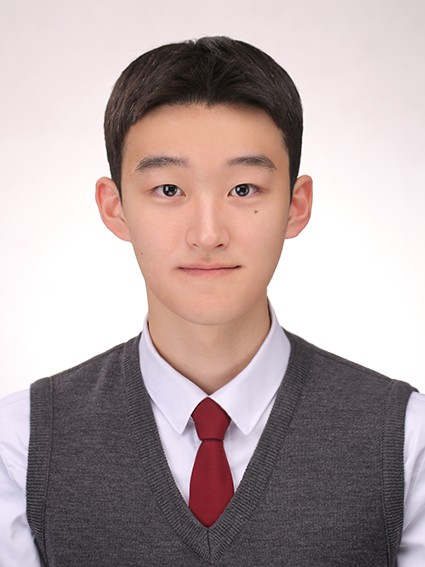
#> input picture matchWithWebcam/faceRecognize/my_image.jpg, 425 x 567 px, given in place of the camera
$ python part1.py
#> lines starting #> are read from the running program, lines starting #| are printed output that depends on the picture; after the words box and inside, x2 and y2 are one past the last pixel; in counts of white or black regions, pixels touching at a corner belong together
import cv2
import numpy as np

face_cascade = cv2.CascadeClassifier(cv2.data.haarcascades + 'haarcascade_frontalface_default.xml')
eye_cascade = cv2.CascadeClassifier(cv2.data.haarcascades + 'haarcascade_eye.xml')


def face_extractor(img):

    gray = cv2.cvtColor(img,cv2.COLOR_BGR2GRAY)
    faces = face_cascade.detectMultiScale(gray,1.3,5)

    if faces is():
        return None

    for(x,y,w,h) in faces:
        cropped_face = img[y:y+h, x:x+w]

    return cropped_face


cap = cv2.VideoCapture(0)
count = 0

while True:
    ret, frame = cap.read()
#> frame is the input picture: shape (567, 425, 3); mean B, G, R 164, 163.8, 179.8
    if face_extractor(frame) is not None:
#> in face_extractor, `gray = cv2.cvtColor(img,cv2.COLOR_BGR2GRAY)`:
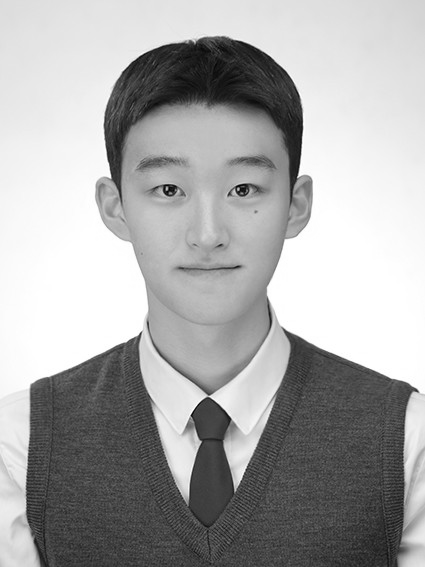
#> gray: shape (567, 425); min 2, max 255, mean 168.6
#> in face_extractor, `faces = face_cascade.detectMultiScale(gray,1.3,5)`: faces = [[94, 97, 230, 230]]
#> the loop in face_extractor, `for(x,y,w,h) in faces:` made 1 pass
#> pass 1, in face_extractor, `cropped_face = img[y:y+h, x:x+w]`:
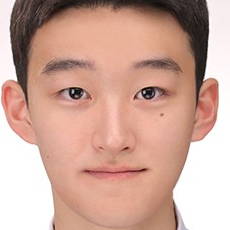
#> cropped_face: shape (230, 230, 3); mean B, G, R 153.4, 166.7, 204.7
        count+=1
#> count = 1
        face = cv2.resize(face_extractor(frame),(200,200))
#> the loop in face_extractor (call 2), `for(x,y,w,h) in faces:` made 1 pass
        face = cv2.cvtColor(face, cv2.COLOR_BGR2GRAY)
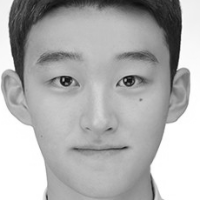
#> face: shape (200, 200); min 11, max 255, mean 176.4

        file_name_path = './faces/user'+str(count)+'.jpg'
#> file_name_path = './faces/user1.jpg'
        cv2.imwrite(file_name_path,face)

        cv2.putText(face,str(count),(50,50),cv2.FONT_HERSHEY_COMPLEX,1,(0,255,0),2)
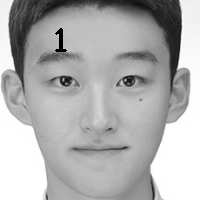
#> face: shape (200, 200); 0.31% of pixels changed, all inside (x1, y1, x2, y2) = (55, 28, 67, 52)
        cv2.imshow('Face Cropper',face)
    else:
        print("Face not Found")
        pass

    if cv2.waitKey(1)==13 or count==5000:
#> (key Esc is pressed here)
        break

cap.release()
cv2.destroyAllWindows()
print('Colleting Samples Complete!!!')
